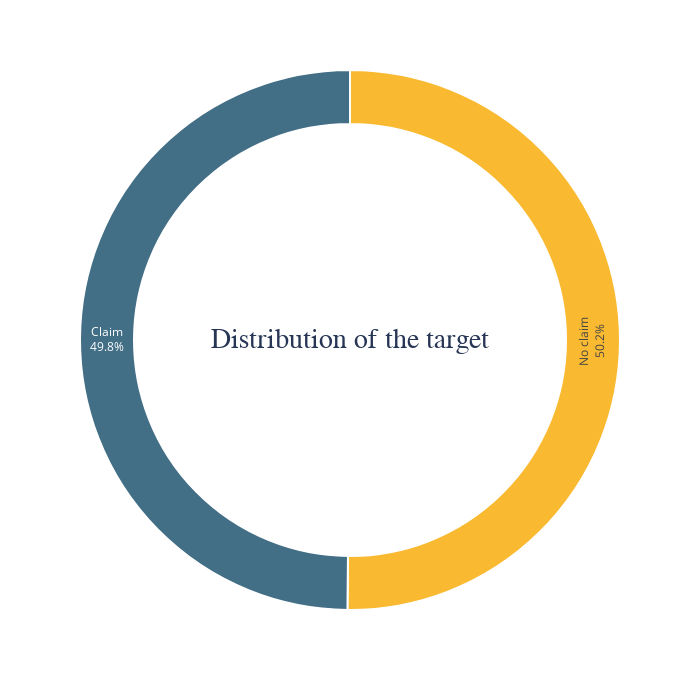

The notebook cell saved with this chart:
### Code cell
retarget = {0: 'No claim', 1: 'Claim'}
train['claim'] = train['claim'].map(retarget)

fig = px.pie(train['claim'].value_counts().reset_index(), values = 'claim', names = 'index', width = 700, height = 700)
fig.update_traces(textposition = 'inside', 
                  textinfo = 'percent + label', 
                  hole = 0.8, 
                  marker = dict(colors = ['#f9ba32','#426e86'], line = dict(color = 'white', width = 2)))

fig.update_layout(annotations = [dict(text = 'Distribution of the target', 
                                      x = 0.5, y = 0.5, font_size = 28, showarrow = False, 
                                      font_family = 'monospace',
                                      font_color = '#283655')],
                  showlegend = False)
                  
fig.show()

retarget = {'No claim': 0, 'Claim': 1}
train['claim'] = train['claim'].map(retarget)

### Figure 1 — Plotly figure (JSON) as saved in the notebook; plotly's stock layout.template omitted (floating-point values rounded to 4 significant figures)
{"data": [{"domain": {"x": [0, 1], "y": [0, 1]}, "hole": 0.8, "hovertemplate": "index=%{label}<br>claim=%{value}<extra></extra>", "labels": ["No claim", "Claim"], "legendgroup": "", "marker": {"colors": ["#f9ba32", "#426e86"], "line": {"color": "white", "width": 2}}, "name": "", "showlegend": true, "textinfo": "percent+label", "textposition": "inside", "type": "pie", "values": [480404, 477515]}], "layout": {"annotations": [{"font": {"color": "#283655", "family": "monospace", "size": 28}, "showarrow": false, "text": "Distribution of the target", "x": 0.5, "y": 0.5}], "height": 700, "legend": {"tracegroupgap": 0}, "margin": {"t": 60}, "showlegend": false, "width": 700}}
